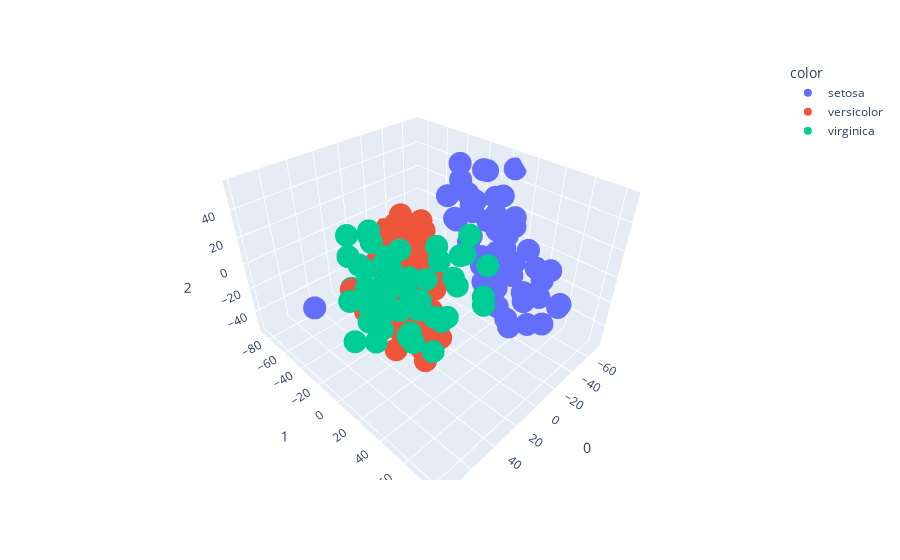

Here is the notebook cell this chart was saved with:
### Markdown cell above
## Project data into 3D with t-SNE

### Code cell
from sklearn.manifold import TSNE
import plotly.express as px

df = px.data.iris()

features = df.iloc[:,:-2]

tsne = TSNE(n_components=3, random_state=0)
projections = tsne.fit_transform(features, )

fig = px.scatter_3d(
    projections, x=0, y=1, z=2,
    color=df.species,
)
fig.update_traces(marker_size=8)
fig.show()
